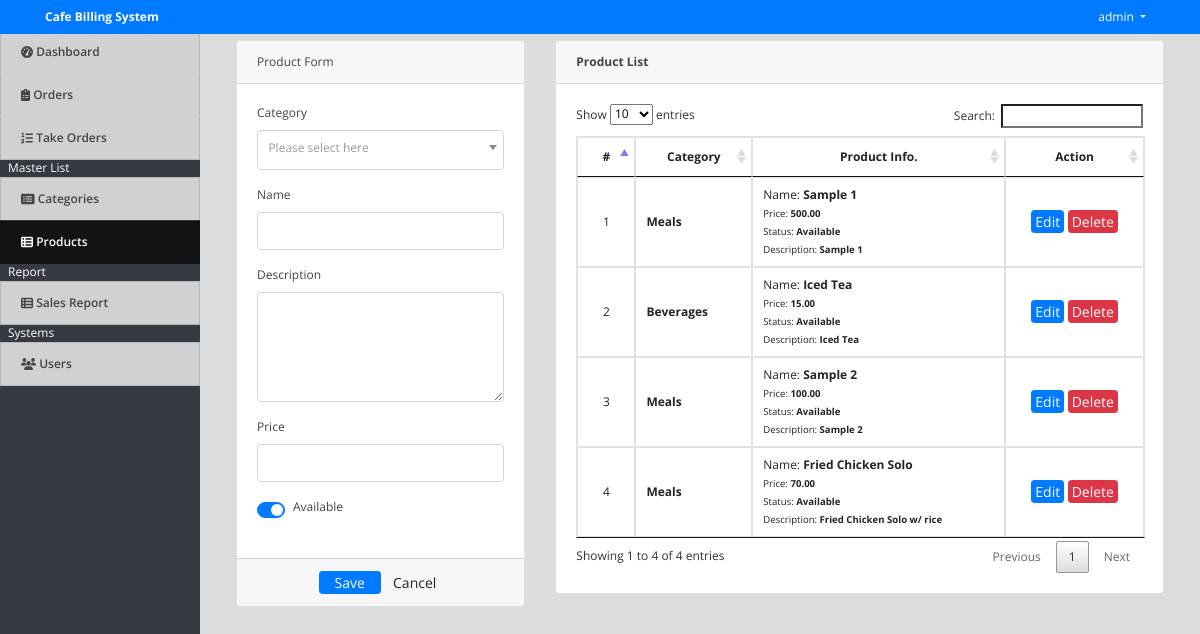
Screenshot of /index.php?page=products (signed in) with the database file from the repository.
### tables this page shows
CREATE TABLE `products` (
  `id` int(30) NOT NULL,
  `category_id` int(30) NOT NULL,
  `name` varchar(200) NOT NULL,
  `description` text NOT NULL,
  `price` float NOT NULL,
  `status` tinyint(1) NOT NULL DEFAULT 1 COMMENT '0=Unavailable,1=Available'
);

### products.php (the view, shortened to what this page needs)
<?php include('db_connect.php');?>
<div class="container-fluid">
	<div class="col-lg-12">
		<div class="row">
			<div class="col-md-4">
			<form action="" id="manage-product">
				<div class="card">
					<div class="card-header">
						   Product Form
				  	</div>
					<div class="card-body">
							<div class="form-group">
								<label class="control-label">Category</label>
									<?php
									$qry = $conn->query("SELECT * FROM categories order by name asc");
									while($row=$qry->fetch_assoc()):
										$cname[$row['id']] = ucwords($row['name']);
									?>
								<?php endwhile; ?>
							</div>
							<div class="form-group">
								<label class="control-label">Name</label>
								<input type="text" class="form-control" name="name">
							</div>
							<div class="form-group">
								<label class="control-label">Description</label>
								<textarea name="description" id="description" cols="30" rows="4" class="form-control"></textarea>
							</div>
							<div class="form-group">
								<label class="control-label">Price</label>
								<input type="number" class="form-control text-right" name="price">
							</div>
							<div class="form-group">
								<div class="custom-control custom-switch">
								  <label class="custom-control-label" for="status">Available</label>
								</div>
							</div>
					</div>
					<div class="card-footer">
						<div class="row">
							<div class="col-md-12">
								<button class="btn btn-sm btn-primary col-sm-3 offset-md-3"> Save</button>
								<button class="btn btn-sm btn-default col-sm-3" type="button" onclick="$('#manage-product').get(0).reset()"> Cancel</button>
							</div>
						</div>
					</div>
				</div>
			</form>
			</div>
			<div class="col-md-8">
				<div class="card">
					<div class="card-header">
						<b>Product List</b>
					</div>
					<div class="card-body">
						<table class="table table-bordered table-hover">
							<thead>
								<tr>
									<th class="text-center">#</th>
									<th class="text-center">Category</th>
									<th class="text-center">Product Info.</th>
									<th class="text-center">Action</th>
								</tr>
							</thead>
							<tbody>
								<?php
								$i = 1;
								$product = $conn->query("SELECT * FROM products order by id asc");
								while($row=$product->fetch_assoc()):
								?>
								<tr>
									<td class="text-center"><?php echo $i++ ?></td>
									<td class="">
										<p><b><?php echo $cname[$row['category_id']] ?></b></p>
									</td>
									<td class="">
										<p>Name: <b><?php echo $row['name'] ?></b></p>
										<p><small>Price: <b><?php echo number_format($row['price'],2) ?></b></small></p>
										<p><small>Status: <b><?php echo $row['status'] == 1 ? " Available" : "Unavailable" ?></b></small></p>
										<p><small>Description: <b><?php echo $row['description'] ?></b></small></p>
									</td>
									<td class="text-center">
										<button class="btn btn-sm btn-primary edit_product" type="button" data-id="<?php echo $row['id'] ?>" data-description="<?php echo $row['description'] ?>" data-name="<?php echo $row['name'] ?>"  data-price="<?php echo $row['price'] ?>"  data-status="<?php echo $row['status'] ?>" data-category_id="<?php echo $row['category_id'] ?>">Edit</button>
										<button class="btn btn-sm btn-danger delete_product" type="button" data-id="<?php echo $row['id'] ?>">Delete</button>
									</td>
								</tr>
								<?php endwhile; ?>
							</tbody>
						</table>
					</div>
				</div>
			</div>
		</div>
	</div>
</div>

### index.php (shortened to what this page needs)
<!DOCTYPE html>
<html lang="en">
<head>
<?php
 include('./header.php');
 ?>
</head>
<body>
	<?php include 'topbar.php' ?>
	<?php include 'navbar.php' ?>
  <main id="view-panel" >
      <?php $page = isset($_GET['page']) ? $_GET['page'] :'home'; ?>
  	<?php include $page.'.php' ?>
  </main>
</body>
</html>

### header.php (shortened to what this page needs)
  <link rel="stylesheet" href="assets/font-awesome/css/all.min.css">
<link href="assets/vendor/bootstrap/css/bootstrap.min.css" rel="stylesheet">
<link href="assets/vendor/icofont/icofont.min.css" rel="stylesheet">
<link href="assets/vendor/boxicons/css/boxicons.min.css" rel="stylesheet">
<link href="assets/vendor/venobox/venobox.css" rel="stylesheet">
<link href="assets/vendor/animate.css/animate.min.css" rel="stylesheet">
<link href="assets/vendor/remixicon/remixicon.css" rel="stylesheet">
<link href="assets/vendor/owl.carousel/assets/owl.carousel.min.css" rel="stylesheet">
<link href="assets/vendor/bootstrap-datepicker/css/bootstrap-datepicker.min.css" rel="stylesheet">
<link href="assets/DataTables/datatables.min.css" rel="stylesheet">
<link href="assets/css/jquery.datetimepicker.min.css" rel="stylesheet">
<link href="assets/css/select2.min.css" rel="stylesheet">
<link href="assets/css/style.css" rel="stylesheet">
<link type="text/css" rel="stylesheet" href="assets/css/jquery-te-1.4.0.css">

### topbar.php (shortened to what this page needs)
<nav class="navbar navbar-light fixed-top bg-primary" style="padding:0">
  <div class="container-fluid mt-2 mb-2">
  	<div class="col-lg-12">
      <div class="col-md-4 float-left text-white">
        <large><b><?php echo isset($_SESSION['system']['name']) ? $_SESSION['system']['name'] : '' ?></b></large>
      </div>
	  	<div class="float-right">
        <div class=" dropdown mr-4">
            <a href="#" class="text-white dropdown-toggle"  id="account_settings" data-toggle="dropdown" aria-haspopup="true" aria-expanded="false"><?php echo $_SESSION['login_name'] ?> </a>
        </div>
      </div>
  </div>
</nav>

### navbar.php (shortened to what this page needs)
<nav id="sidebar" class='mx-lt-5 bg-dark' >
		<div class="sidebar-list">
				<a href="index.php?page=home" class="nav-item nav-home"><span class='icon-field'><i class="fa fa-tachometer-alt "></i></span> Dashboard</a>
				<a href="index.php?page=orders" class="nav-item nav-orders"><span class='icon-field'><i class="fa fa-clipboard-list "></i></span> Orders</a>
				<a href="billing/index.php" class="nav-item nav-takeorders"><span class='icon-field'><i class="fa fa-list-ol "></i></span> Take Orders</a>
				<?php if($_SESSION['login_type'] == 1): ?>
				<div class="mx-2 text-white">Master List</div>
				<a href="index.php?page=categories" class="nav-item nav-categories"><span class='icon-field'><i class="fa fa-list-alt "></i></span> Categories</a>
				<a href="index.php?page=products" class="nav-item nav-products"><span class='icon-field'><i class="fa fa-th-list "></i></span> Products</a>
				<?php endif; ?>
				<div class="mx-2 text-white">Report</div>
				<a href="index.php?page=sales_report" class="nav-item nav-sales_report"><span class='icon-field'><i class="fa fa-th-list"></i></span> Sales Report</a>
				<?php if($_SESSION['login_type'] == 1): ?>
				<div class="mx-2 text-white">Systems</div>
				<a href="index.php?page=users" class="nav-item nav-users"><span class='icon-field'><i class="fa fa-users "></i></span> Users</a>
			<?php endif; ?>
		</div>
</nav>

### assets/css/style.css (style rules this page uses)
body { font-family: "Open Sans", sans-serif; color: #444444; width: 100%; height: calc(100%); font-size: 12px; }
a { color: #1977cc; }
nav#sidebar { height: calc(100%); position: fixed; z-index: 99; left: 0; width: 200px; font-size: 12px; top: 2.5em; }
a.nav-item { position: relative; display: block; padding: .75rem 1.25rem; margin-bottom: -1px; border: 1px solid rgba(0,0,0,.125); background-color: #ffffffc4; color: #484343; font-weight: 600; }
a.nav-item:hover, .nav-item.active { background-color: #000000ad; color: #fffafa; }
main#view-panel { margin-left: 200px; width:calc(100% - 200px); margin-top: 2.8em; padding: .5em }
.btn-sm { padding: .0001rem .2rem; }

### index.php (style rules this page uses)
body { background: #80808045; }

### products.php (style rules this page uses)
td { vertical-align: middle !important; }
td p { margin:unset; }
.custom-switch { cursor: pointer; }
.custom-switch * { cursor: pointer; }

### rows the page displays
products: category "Meals", name "Sample 1", price "500.00", status "Available", description "Sample 1"
products: category "Beverages", name "Iced Tea", price "15.00", status "Available", description "Iced Tea"
products: category "Meals", name "Sample 2", price "100.00", status "Available", description "Sample 2"
products: category "Meals", name "Fried Chicken Solo", price "70.00", status "Available", description "Fried Chicken Solo w/ rice"

### other values shown
$_SESSION['system']['name'] "Cafe Billing System"
$_SESSION['login_name'] "admin"
